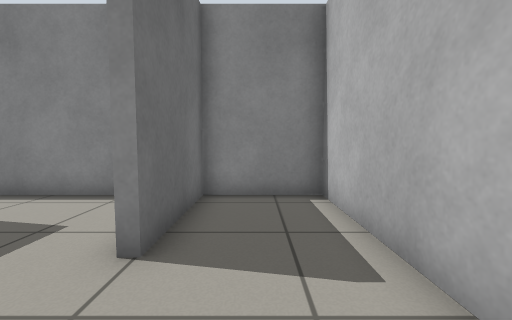
[1] (above)

19 first-person views from a walk through a world built for the Gazebo simulator. The camera is 0.72 m above the floor, tilts 4° down and sees 90° across. The floor is counted in squares, 0.5 m on a side. Each view is taken from the middle of a square. On the plan, view 1 faces up. The plan holds only what a view shows up to about 13 squares ahead; the rest is blank.

[2]
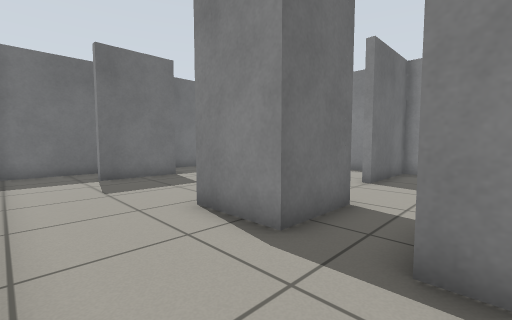

[3]
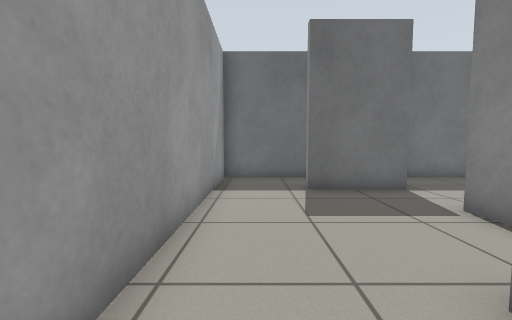

[4]
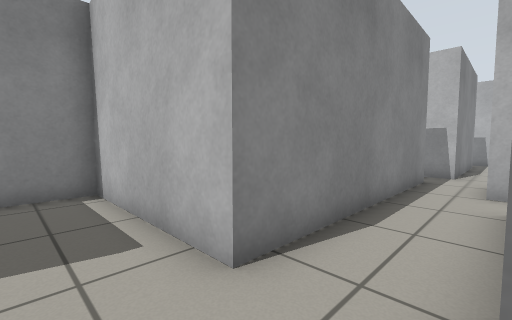

[5]
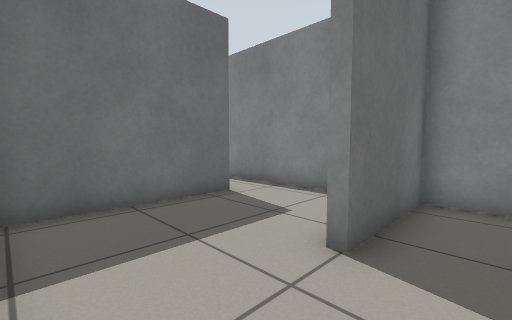

[6]
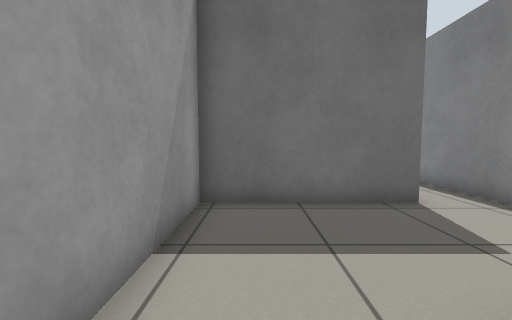

[7]
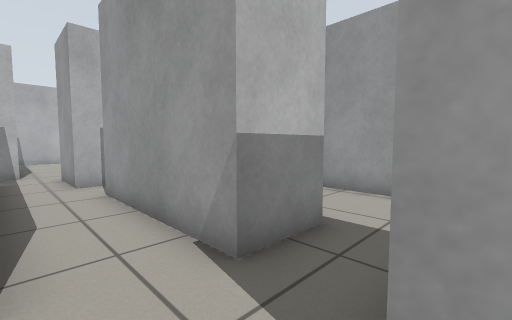

[8]
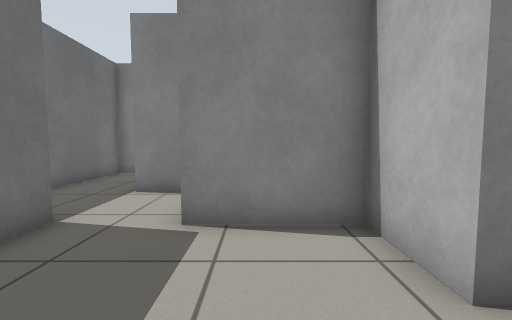

[9]
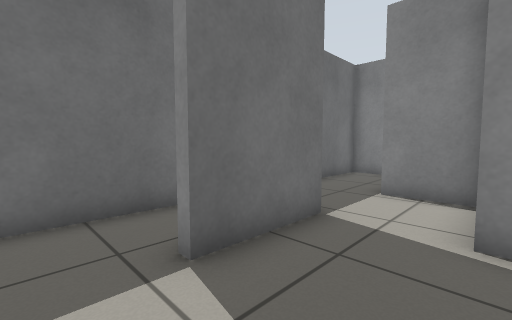

[10]
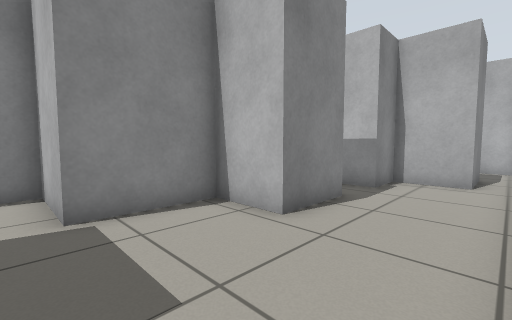

[11]
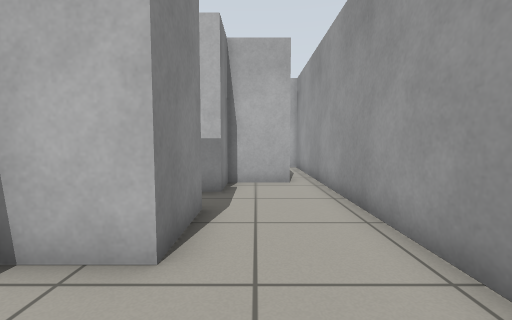

[12]
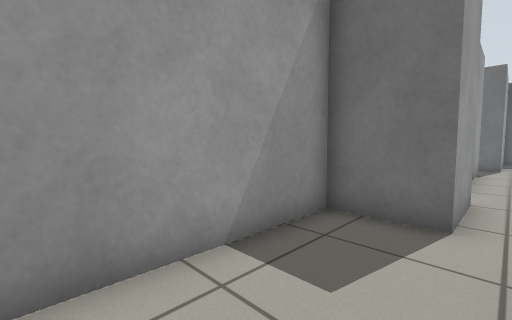

[13]
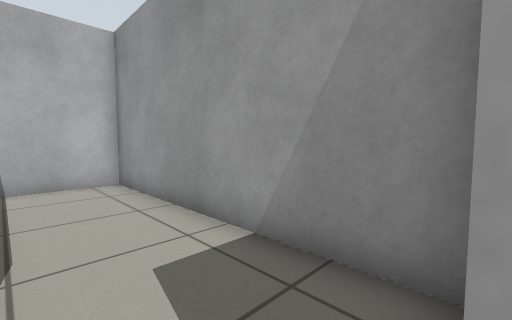

[14]
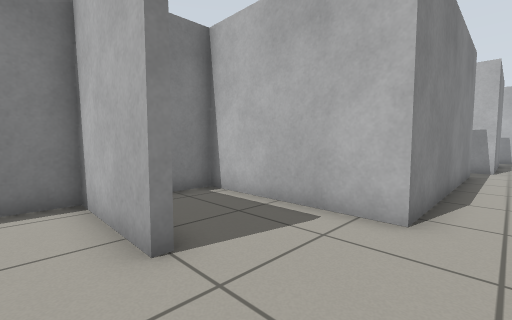

[15]
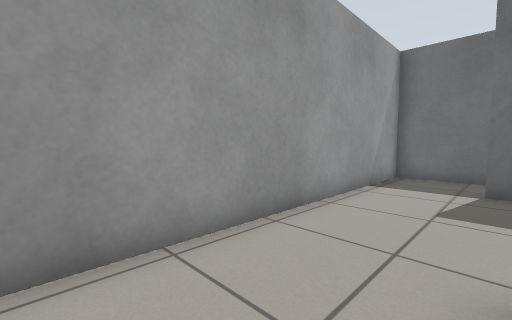

[16]
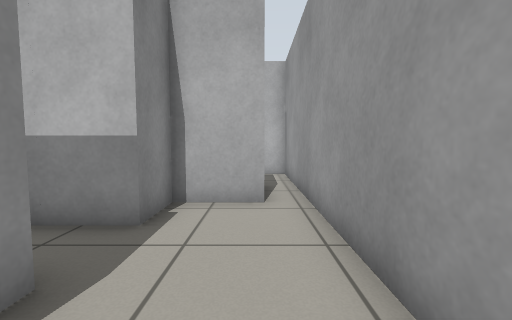

[17]
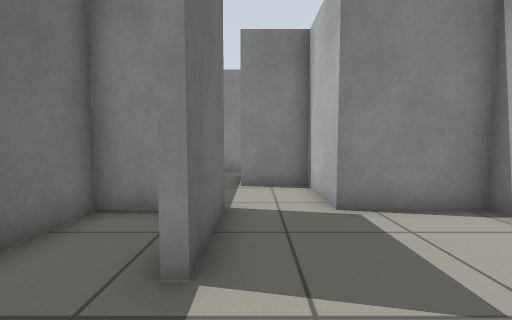

[18]
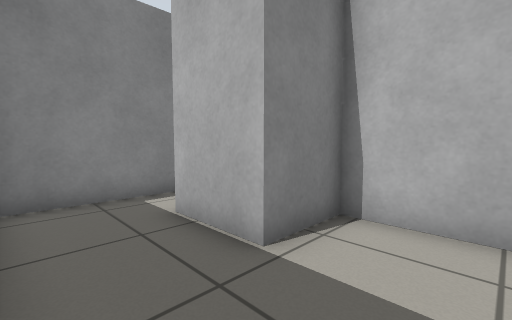

[19]
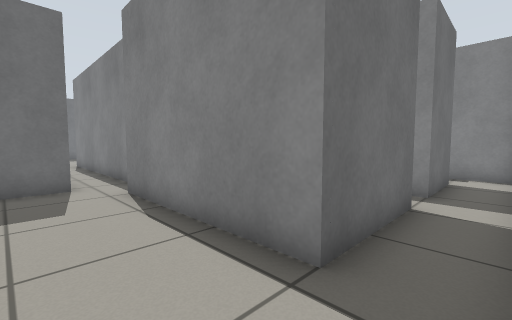

### Floor plan
Ten units are one square. View 1 is at (0, 0); x grows to the right and y downward. Boxes are objects, and circles mark ways between rooms. Rooms are numbered by the first view taken in them; rooms with no view inside come last. Other rooms are left out.
<svg viewBox="-118 -109 326 177">
<path fill="none" stroke="#000" d="M13 31 13 10 69 10M-16 3 -6 3 -6 28 -31 28 -31 6 -63 6M30 52 30 28 13 28M85 6 110 6M-87 4 -87 35M-86 63 24 63M108 -12 18 -12 18 -69 -14 -69 -14 -30M185 -42 185 -5 123 -5 123 -16M185 -87 185 -57 181 -57M110 6 110 28 203 28 203 -1M201 -104 183 -104M-17 -30 -17 -69 -86 -69M-60 -49 -60 3 -16 3M-86 -69 -113 -69 -113 -11M-63 6 -63 -24 -85 -24 -85 -49M-100 6 -113 6 -113 63 -86 63"/>
<circle cx="95" cy="0" r="3" fill="#2a7"/>
<circle cx="-10" cy="-10" r="3" fill="#2a7"/>
<circle cx="-75" cy="10" r="3" fill="#2a7"/>
<circle cx="-90" cy="50" r="3" fill="#2a7"/>
<circle cx="-80" cy="-60" r="3" fill="#2a7"/>
<text x="0" y="20">1</text>
<text x="150" y="-50">2</text>
<text x="-40" y="-30">3</text>
<text x="-90" y="-30">4</text>
<text x="-100" y="40">5</text>
</svg>
Room 1 opens to room 2. Room 1 opens to room 3. Room 1 opens to room 4. Room 1 opens to room 5. Room 3 opens to room 4.

Where each view was taken, in squares from view 1:
view 1: 0 up, 0 right, facing up
view 2: 6 down, 2 right, facing up-left
view 3: 5 down, 1 left, facing left
view 4: 1 down, 0 right, facing up-right
view 5: 0 up, 0 right, facing up-left
view 6: 1 up, 0 right, facing left
view 7: 1 up, 1 left, facing down-right
view 8: 5 down, 5 left, facing up
view 9: 5 down, 6 left, facing up-left
view 10: 6 down, 7 left, facing up-right
view 11: 4 down, 6 left, facing right
view 12: 0 up, 16 right, facing down-left
view 13: 0 up, 11 right, facing down-right
view 14: 0 up, 3 left, facing up-right
view 15: 3 down, 0 right, facing down-left
view 16: 5 down, 3 left, facing right
view 17: 6 down, 8 left, facing up
view 18: 0 up, 11 left, facing up-right
view 19: 2 down, 20 right, facing up-left
